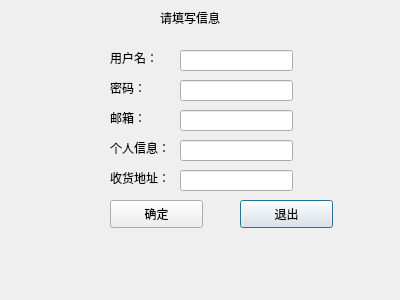
<?xml version="1.0" encoding="UTF-8"?>
<ui version="4.0">
 <class>memberregist</class>
 <widget class="QDialog" name="memberregist">
  <property name="geometry">
   <rect>
    <x>0</x>
    <y>0</y>
    <width>400</width>
    <height>300</height>
   </rect>
  </property>
  <property name="windowTitle">
   <string>Dialog</string>
  </property>
  <widget class="QLabel" name="label_4">
   <property name="geometry">
    <rect>
     <x>110</x>
     <y>110</y>
     <width>72</width>
     <height>15</height>
    </rect>
   </property>
   <property name="text">
    <string>邮箱：</string>
   </property>
  </widget>
  <widget class="QPushButton" name="pushButton_2">
   <property name="geometry">
    <rect>
     <x>240</x>
     <y>200</y>
     <width>93</width>
     <height>28</height>
    </rect>
   </property>
   <property name="text">
    <string>退出</string>
   </property>
  </widget>
  <widget class="QLineEdit" name="pwdlineEdit">
   <property name="geometry">
    <rect>
     <x>180</x>
     <y>80</y>
     <width>113</width>
     <height>21</height>
    </rect>
   </property>
  </widget>
  <widget class="QLabel" name="label_3">
   <property name="geometry">
    <rect>
     <x>110</x>
     <y>80</y>
     <width>72</width>
     <height>15</height>
    </rect>
   </property>
   <property name="text">
    <string>密码：</string>
   </property>
  </widget>
  <widget class="QLineEdit" name="infolineEdit_2">
   <property name="geometry">
    <rect>
     <x>180</x>
     <y>170</y>
     <width>113</width>
     <height>21</height>
    </rect>
   </property>
  </widget>
  <widget class="QLineEdit" name="emaillineEdit">
   <property name="geometry">
    <rect>
     <x>180</x>
     <y>110</y>
     <width>113</width>
     <height>21</height>
    </rect>
   </property>
  </widget>
  <widget class="QLabel" name="label_6">
   <property name="geometry">
    <rect>
     <x>110</x>
     <y>170</y>
     <width>72</width>
     <height>15</height>
    </rect>
   </property>
   <property name="text">
    <string>收货地址：</string>
   </property>
  </widget>
  <widget class="QLabel" name="label_5">
   <property name="geometry">
    <rect>
     <x>110</x>
     <y>140</y>
     <width>72</width>
     <height>15</height>
    </rect>
   </property>
   <property name="text">
    <string>个人信息：</string>
   </property>
  </widget>
  <widget class="QLineEdit" name="infolineEdit">
   <property name="geometry">
    <rect>
     <x>180</x>
     <y>140</y>
     <width>113</width>
     <height>21</height>
    </rect>
   </property>
  </widget>
  <widget class="QLineEdit" name="usrlineEdit">
   <property name="geometry">
    <rect>
     <x>180</x>
     <y>50</y>
     <width>113</width>
     <height>21</height>
    </rect>
   </property>
  </widget>
  <widget class="QLabel" name="label">
   <property name="geometry">
    <rect>
     <x>110</x>
     <y>50</y>
     <width>72</width>
     <height>15</height>
    </rect>
   </property>
   <property name="text">
    <string>用户名：</string>
   </property>
  </widget>
  <widget class="QPushButton" name="pushButton">
   <property name="geometry">
    <rect>
     <x>110</x>
     <y>200</y>
     <width>93</width>
     <height>28</height>
    </rect>
   </property>
   <property name="text">
    <string>确定</string>
   </property>
  </widget>
  <widget class="QLabel" name="label_2">
   <property name="geometry">
    <rect>
     <x>160</x>
     <y>10</y>
     <width>72</width>
     <height>15</height>
    </rect>
   </property>
   <property name="text">
    <string>请填写信息</string>
   </property>
  </widget>
 </widget>
 <resources/>
 <connections/>
</ui>
